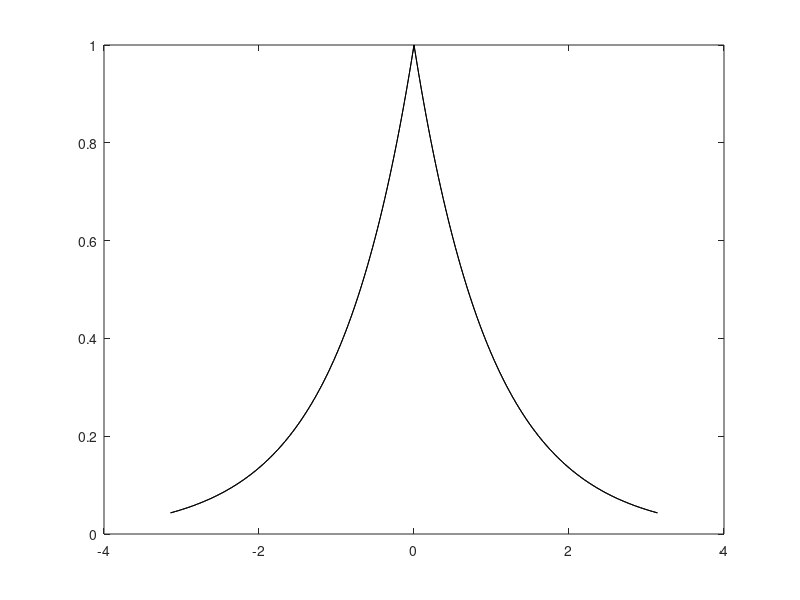

Reproduce this figure in MATLAB. (Note: this script raises an error after producing the figure.)
xx = pi*(-1:0.01:1);    
yy =exp(-abs(xx));
yyy = exp(-xx);
figure(1); plot(xx,yy,'k-'); hold on;
plot(xx,yy,'k-');
colors = {'r-','b-','g-'};
N = [5 10 20];
syms p;
for j = 1:3
    a0 = (-exp(-pi)+exp(pi))/(2.*pi);%put in your expression for a0
    b0 = 1./pi.*(((-exp(-pi)+exp(0)))+(exp(0)-exp(-pi)));
    S = a0*ones(size(xx));
    D = b0/2*ones(size(xx)); %start with a0
    for k = 1:N(j)
        ak = 1/pi.*((exp(pi).*cos(-k.*pi)-(exp(-pi).*cos(k.*pi)))/(k.^2+1));%put in your expression for ak
        bk= 1/pi.*(((exp(pi).*k.*cos(-k.*pi))-(exp(-pi).*k.*cos(k.*pi)))./(k.^2+1));
        ck = 2/pi.*(((-exp(-pi).*cos(k.*pi))+(exp(0).*cos(k.*0)))/(k.^2+1));
        S = S + ((ak * cos(k*xx))+(bk * sin(k*xx)));
        D = D + ck*cos(k*xx);
    end
    
    subplot(1,2,1),plot(xx,S,colors{j}); hold on
    plot(xx,yyy,'k-');
    subplot(1,2,2),plot(xx,D,colors{j});
    hold on;
    plot(xx,yy,'k-');
end
axis tight; grid on;
hold off;